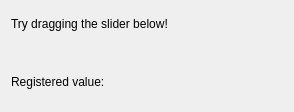
<?xml version="1.0" encoding="UTF-8"?>
<ui version="4.0">
 <class>Form</class>
 <widget class="QWidget" name="Form">
  <property name="geometry">
   <rect>
    <x>0</x>
    <y>0</y>
    <width>294</width>
    <height>112</height>
   </rect>
  </property>
  <property name="windowTitle">
   <string>Form</string>
  </property>
  <layout class="QVBoxLayout" name="verticalLayout">
   <item>
    <widget class="QLabel" name="label_2">
     <property name="text">
      <string>Try dragging the slider below!</string>
     </property>
    </widget>
   </item>
   <item>
    <widget class="CSlider" name="CSlider">
     <property name="precisionFromPV" stdset="0">
      <bool>false</bool>
     </property>
     <property name="channel" stdset="0">
      <string notr="true">japc:///DemoDevice/Settings#FloatVal</string>
     </property>
     <property name="showValueLabel" stdset="0">
      <bool>false</bool>
     </property>
     <property name="userDefinedLimits" stdset="0">
      <bool>true</bool>
     </property>
     <property name="userMinimum" stdset="0">
      <double>0.000000000000000</double>
     </property>
     <property name="userMaximum" stdset="0">
      <double>1.000000000000000</double>
     </property>
    </widget>
   </item>
   <item>
    <layout class="QFormLayout" name="formLayout">
     <item row="0" column="0">
      <widget class="QLabel" name="label">
       <property name="text">
        <string>Registered value:</string>
       </property>
      </widget>
     </item>
     <item row="0" column="1">
      <widget class="CLabel" name="CLabel">
       <property name="precision" stdset="0">
        <number>2</number>
       </property>
       <property name="precisionFromPV" stdset="0">
        <bool>false</bool>
       </property>
       <property name="channel" stdset="0">
        <string notr="true">japc:///DemoDevice/Settings#FloatVal</string>
       </property>
       <property name="displayFormat" stdset="0">
        <enum>PyDMLabel::Decimal</enum>
       </property>
      </widget>
     </item>
    </layout>
   </item>
  </layout>
 </widget>
 <customwidgets>
  <customwidget>
   <class>PyDMLabel</class>
   <extends>QLabel</extends>
   <header>pydm.widgets.label</header>
  </customwidget>
  <customwidget>
   <class>PyDMSlider</class>
   <extends>QFrame</extends>
   <header>pydm.widgets.slider</header>
  </customwidget>
  <customwidget>
   <class>CSlider</class>
   <extends>PyDMSlider</extends>
   <header>comrad.qt.pydm_widgets</header>
  </customwidget>
  <customwidget>
   <class>CLabel</class>
   <extends>PyDMLabel</extends>
   <header>comrad.qt.pydm_widgets</header>
  </customwidget>
 </customwidgets>
 <resources/>
 <connections/>
</ui>
